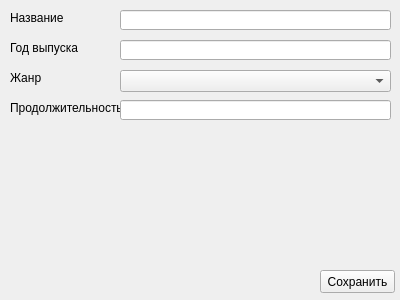
<?xml version="1.0" encoding="UTF-8"?>
<ui version="4.0">
 <class>Form</class>
 <widget class="QWidget" name="Form">
  <property name="geometry">
   <rect>
    <x>0</x>
    <y>0</y>
    <width>400</width>
    <height>300</height>
   </rect>
  </property>
  <property name="windowTitle">
   <string>Редактирование записи</string>
  </property>
  <widget class="QLabel" name="label">
   <property name="geometry">
    <rect>
     <x>10</x>
     <y>10</y>
     <width>71</width>
     <height>16</height>
    </rect>
   </property>
   <property name="text">
    <string>Название</string>
   </property>
  </widget>
  <widget class="QLabel" name="label_2">
   <property name="geometry">
    <rect>
     <x>10</x>
     <y>40</y>
     <width>81</width>
     <height>16</height>
    </rect>
   </property>
   <property name="text">
    <string>Год выпуска</string>
   </property>
  </widget>
  <widget class="QLabel" name="label_3">
   <property name="geometry">
    <rect>
     <x>10</x>
     <y>70</y>
     <width>101</width>
     <height>16</height>
    </rect>
   </property>
   <property name="text">
    <string>Жанр</string>
   </property>
  </widget>
  <widget class="QLabel" name="label_4">
   <property name="geometry">
    <rect>
     <x>10</x>
     <y>100</y>
     <width>111</width>
     <height>16</height>
    </rect>
   </property>
   <property name="text">
    <string>Продолжительность</string>
   </property>
  </widget>
  <widget class="QLineEdit" name="le_duration">
   <property name="geometry">
    <rect>
     <x>120</x>
     <y>100</y>
     <width>271</width>
     <height>20</height>
    </rect>
   </property>
  </widget>
  <widget class="QLineEdit" name="le_year">
   <property name="geometry">
    <rect>
     <x>120</x>
     <y>40</y>
     <width>271</width>
     <height>20</height>
    </rect>
   </property>
  </widget>
  <widget class="QLineEdit" name="le_title">
   <property name="geometry">
    <rect>
     <x>120</x>
     <y>10</y>
     <width>271</width>
     <height>20</height>
    </rect>
   </property>
  </widget>
  <widget class="QComboBox" name="cb_genre">
   <property name="geometry">
    <rect>
     <x>120</x>
     <y>70</y>
     <width>271</width>
     <height>22</height>
    </rect>
   </property>
  </widget>
  <widget class="QPushButton" name="btn_save">
   <property name="geometry">
    <rect>
     <x>320</x>
     <y>270</y>
     <width>75</width>
     <height>23</height>
    </rect>
   </property>
   <property name="text">
    <string>Сохранить</string>
   </property>
  </widget>
 </widget>
 <resources/>
 <connections/>
</ui>
